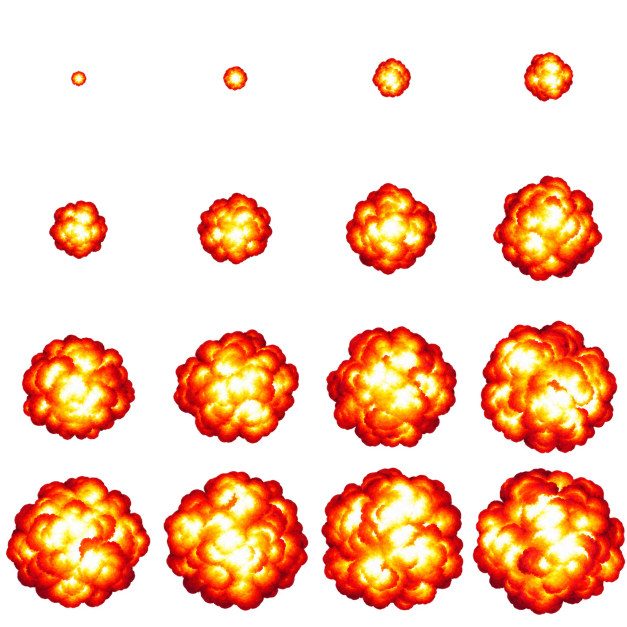
#> input picture game/whispering_forest/assets/combat-vfx/fire-grow-32.png, 1254 x 1254 px (shown at 1/2 size)
$ python configure_spell_clips.py
#> lines starting #> are read from the running program, lines starting #| are printed output that depends on the picture
"""Register eight reviewed poses; leave source PNGs and their alpha untouched.

Ground-based animation pivots are exported from the 3D model. The fire sprite
is an airborne sphere with a deliberately fixed explosion centre, and keeps
its authored small-to-large size rather than filling each frame's canvas.
"""
from pathlib import Path
import hashlib
import json
import numpy as np
from PIL import Image

ROOT = Path(__file__).resolve().parents[1] / 'assets/combat-vfx'
pages=[]
for name,indices in [('fire-grow-32.png',[0,4,9,12]),('fire-fade-32.png',[3,7,11,15])]:
    image=Image.open(ROOT/name)
#> image is the input picture: PIL image 1254x1254 RGBA; mean R, G, B, A 82.9, 36.2, 13.5, 81.9
    assert image.mode=='RGBA'
    alpha=np.asarray(image)[:,:,3]
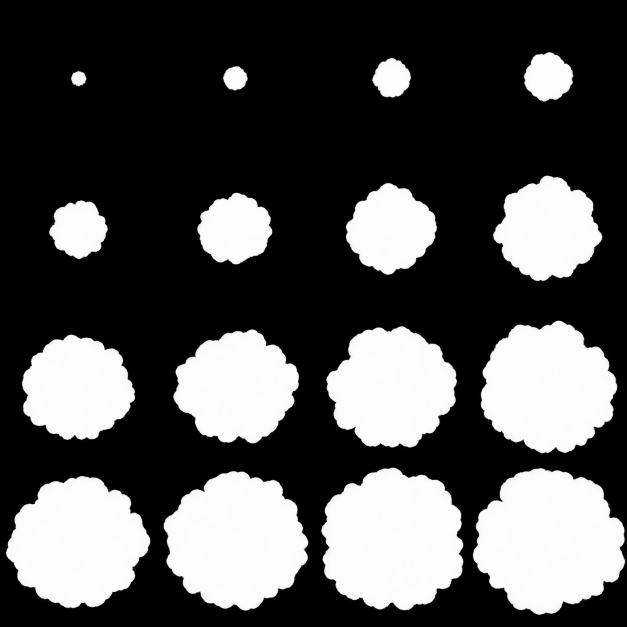
#> alpha: shape (1254, 1254) (shown at 1/2 size); min 0, max 255, mean 81.9
    regions=[];pivots=[]
    for index in indices:
        left,right=[round(x*image.width/4) for x in [index%4,index%4+1]]
        top,bottom=[round(y*image.height/4) for y in [index//4,index//4+1]]
        cell=alpha[top:bottom,left:right]
        # Reject a clipped/overlapping candidate rather than accepting a cut tip.
        assert max(cell[0,:].max(),cell[-1,:].max(),cell[:,0].max(),cell[:,-1].max())<25,(name,index)
        ys,xs=np.nonzero(cell>10)
        x0=max(0,int(xs.min())-2);x1=min(right-left,int(xs.max())+3)
        y0=max(0,int(ys.min())-2);y1=min(bottom-top,int(ys.max())+3)
        regions.append([left+x0,top+y0,x1-x0,y1-y0])
        pivots.append([(x1-x0)/2,(y1-y0)/2])
#> this loop made 4 passes
#> (x0, x1, y0, y1) on passes 1 to 4: (139, 176, 139, 176), (96, 218, 84, 207), (30, 286, 29, 263), (10, 303, 9, 280)
#> pass 1, `cell=alpha[top:bottom,left:right]`:
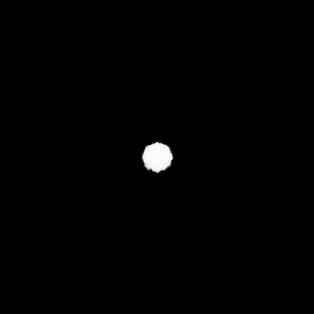
#> cell: shape (314, 314); min 0, max 255, mean 1.7
#> pass 2, `cell=alpha[top:bottom,left:right]`:
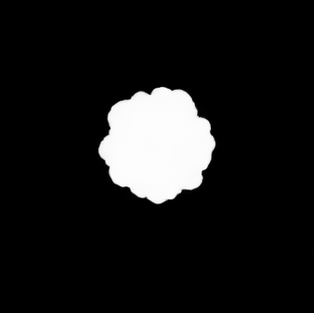
#> cell: shape (313, 314); min 0, max 255, mean 24.9
#> pass 3, `cell=alpha[top:bottom,left:right]`:
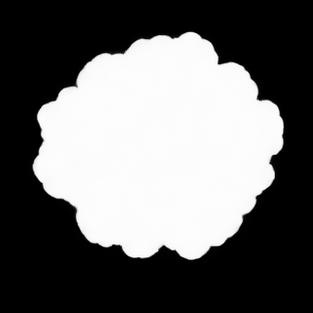
#> cell: shape (313, 313); min 0, max 255, mean 105
#> after the loop, pivots = [[18.5, 18.5], [61, 61.5], [128, 117], [146.5, 135.5]]; regions = [[139, 139, 37, 37], [96, 398, 122, 123], [344, 656, 256, 234], [10, 949, 293, 271]]
    pages.append(dict(file=name,columns=4,rows=4,count=4,source_indices=indices,
                      canvas=[320,320],regions=regions,pivots=pivots,
                      source_sha256=hashlib.sha256((ROOT/name).read_bytes()).hexdigest()))
#> pass 2 of the loop `for name,indices in [('fire-grow-32.png',[0,4,9,12]),('fire-fade-32.pn..`:
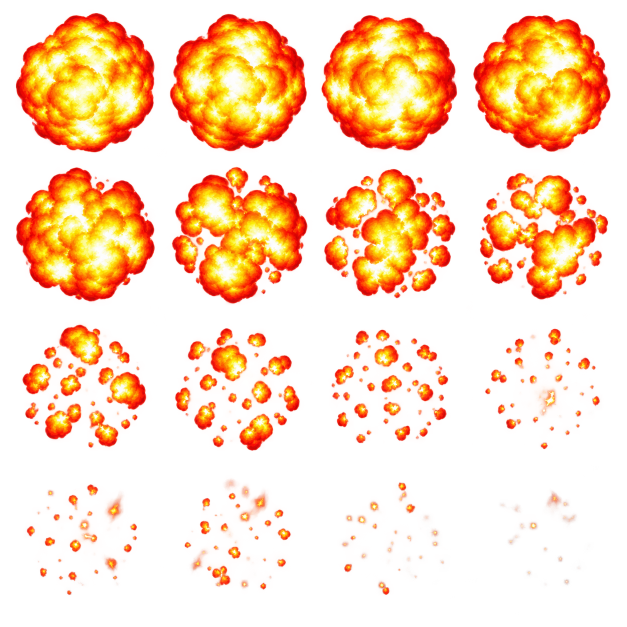
#> input picture game/whispering_forest/assets/combat-vfx/fire-fade-32.png, 1254 x 1254 px (shown at 1/2 size)
#> image is the input picture: PIL image 1254x1254 RGBA; mean R, G, B, A 114.5, 48.8, 11.8, 73.1
#> the loop `for index in indices:` made 4 passes
#> (x0, x1, y0, y1) on passes 1 to 4: (4, 283, 28, 306), (17, 279, 29, 288), (28, 263, 28, 274), (58, 223, 39, 233)
#> pass 1, `cell=alpha[top:bottom,left:right]`:
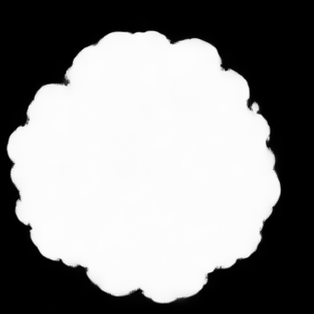
#> cell: shape (314, 314); min 0, max 255, mean 138.6
#> pass 3, `cell=alpha[top:bottom,left:right]`:
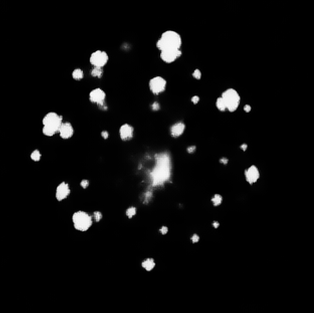
#> cell: shape (313, 314); min 0, max 252, mean 12
#> after the loop `for index in indices:`: pivots = [[139.5, 139], [131, 129.5], [117.5, 123], [82.5, 97]]; regions = [[944, 28, 279, 278], [957, 343, 262, 259], [968, 655, 235, 246], [998, 979, 165, 194]]
manifest={'fire':dict(frame_count=8,pages=pages,times=[0,.15,.36,.65,1.05,1.40,1.85,2.4]),
          'wind':dict(frame_count=8,type='model_frames'),
          'ice':dict(frame_count=8,type='model_frames'),
          'earth':dict(frame_count=8,type='model_frames',variants=6),
          'ultimate':dict(frame_count=8,shares=['earth','fire'])}
(ROOT/'clips.json').write_text(json.dumps(manifest,indent=2)+'\n')
print('WF_SPELL_CLIPS_OK: eight frames per clip; fixed model roots and unclipped fire key poses')
